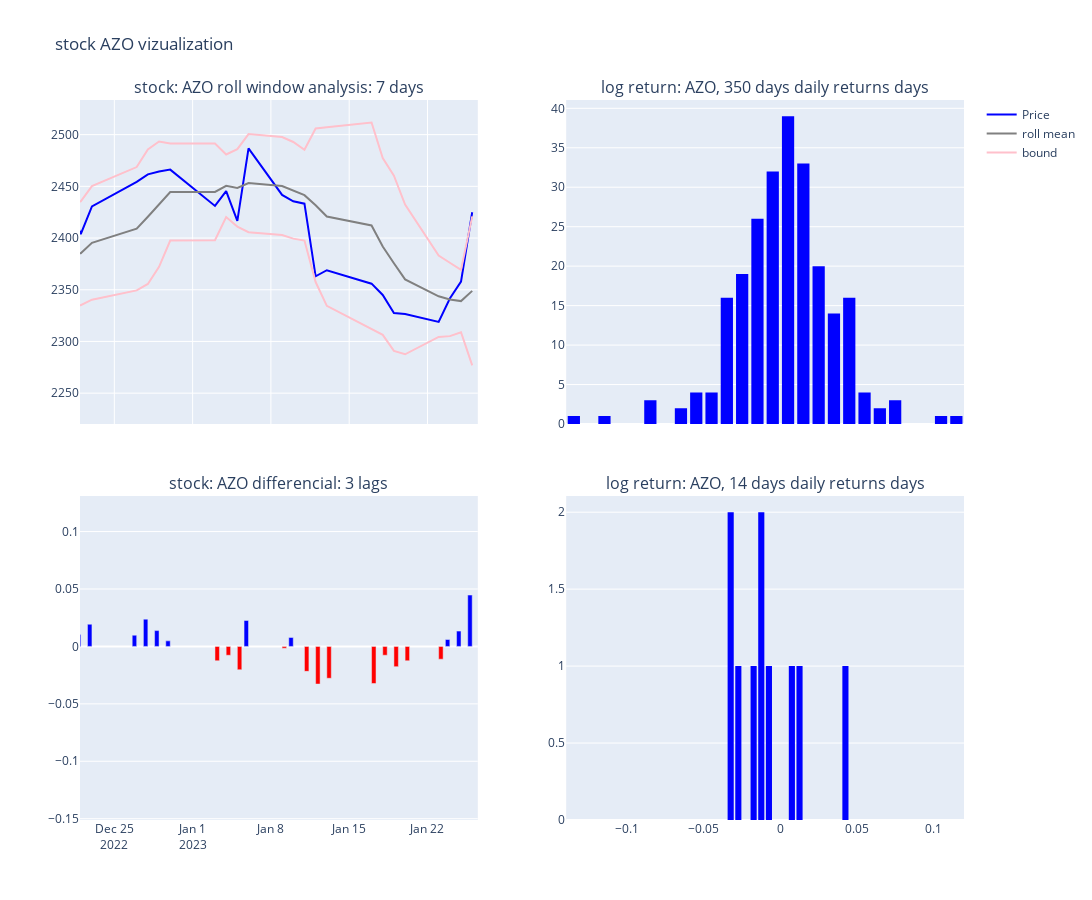

The code cell stored with this chart in its notebook:
### Code cell
viz_data(stock_code = "AZO", n_days = n_days, window = window, lags = lags)

### Figure 1 — Plotly figure (JSON) as saved in the notebook; plotly's stock layout.template omitted (floating-point values rounded to 4 significant figures; data arrays with more than 128 entries replaced by an {"elided": "..."} marker saying what was removed)
{"data": [{"marker": {"color": "blue"}, "name": "Price", "type": "scatter", "x": {"elided": "241 str values"}, "xaxis": "x", "y": {"elided": "241 float values"}, "yaxis": "y"}, {"marker": {"color": "grey"}, "name": "roll mean", "type": "scatter", "x": {"elided": "241 str values"}, "xaxis": "x", "y": {"elided": "241 float values"}, "yaxis": "y"}, {"marker": {"color": "pink"}, "name": "bound", "type": "scatter", "x": {"elided": "241 str values"}, "xaxis": "x", "y": {"elided": "241 float values"}, "yaxis": "y"}, {"marker": {"color": "pink"}, "name": "bound", "showlegend": false, "type": "scatter", "x": {"elided": "241 str values"}, "xaxis": "x", "y": {"elided": "241 float values"}, "yaxis": "y"}, {"marker": {"color": "blue"}, "showlegend": false, "type": "bar", "x": {"elided": "241 str values"}, "xaxis": "x3", "y": {"elided": "241 float values"}, "yaxis": "y3"}, {"marker": {"color": "red"}, "showlegend": false, "type": "bar", "x": {"elided": "241 str values"}, "xaxis": "x3", "y": {"elided": "241 float values"}, "yaxis": "y3"}, {"marker": {"color": "blue"}, "nbinsx": 50, "showlegend": false, "type": "histogram", "x": {"elided": "241 float values"}, "xaxis": "x2", "yaxis": "y2"}, {"marker": {"color": "blue"}, "nbinsx": 20, "showlegend": false, "type": "histogram", "x": [-0.03278, -0.02774, -0.03231, -0.007676, -0.01761, -0.0125, -0.01114, 0.006005, 0.01332, 0.0447], "xaxis": "x4", "yaxis": "y4"}], "layout": {"annotations": [{"font": {"size": 16}, "showarrow": false, "text": "stock: AZO roll window analysis: 7 days", "x": 0.225, "xanchor": "center", "xref": "paper", "y": 1, "yanchor": "bottom", "yref": "paper"}, {"font": {"size": 16}, "showarrow": false, "text": "log return: AZO, 350 days daily returns days", "x": 0.775, "xanchor": "center", "xref": "paper", "y": 1, "yanchor": "bottom", "yref": "paper"}, {"font": {"size": 16}, "showarrow": false, "text": "stock: AZO differencial: 3 lags", "x": 0.225, "xanchor": "center", "xref": "paper", "y": 0.45, "yanchor": "bottom", "yref": "paper"}, {"font": {"size": 16}, "showarrow": false, "text": "log return: AZO, 14 days daily returns days", "x": 0.775, "xanchor": "center", "xref": "paper", "y": 0.45, "yanchor": "bottom", "yref": "paper"}], "height": 900, "title": {"text": "stock AZO vizualization"}, "width": 1400, "xaxis": {"anchor": "y", "autorange": false, "domain": [0, 0.45], "matches": "x3", "range": ["2022-12-21 22:21:19.1878", "2023-01-26 12:00"], "showticklabels": false, "type": "date"}, "xaxis2": {"anchor": "y2", "autorange": true, "domain": [0.55, 1], "matches": "x4", "range": [-0.14, 0.12], "showticklabels": false, "type": "linear"}, "xaxis3": {"anchor": "y3", "autorange": false, "domain": [0, 0.45], "range": ["2022-12-21 22:21:19.1878", "2023-01-26 12:00"], "type": "date"}, "xaxis4": {"anchor": "y4", "autorange": true, "domain": [0.55, 1], "range": [-0.14, 0.12], "type": "linear"}, "yaxis": {"anchor": "x", "autorange": false, "domain": [0.55, 1], "range": [2220.0, 2534.0], "type": "linear"}, "yaxis2": {"anchor": "x2", "autorange": true, "domain": [0.55, 1], "range": [0, 41.05]}, "yaxis3": {"anchor": "x3", "autorange": true, "domain": [0, 0.45], "range": [-0.1511, 0.1309], "type": "linear"}, "yaxis4": {"anchor": "x4", "autorange": true, "domain": [0, 0.45], "range": [0, 2.105]}}}
